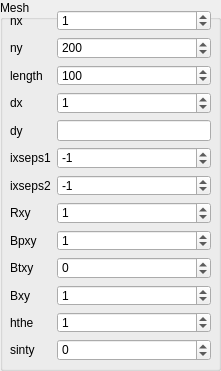
       <widget class="QGroupBox" name="groupBox_2">
        <property name="geometry">
         <rect>
          <x>30</x>
          <y>200</y>
          <width>221</width>
          <height>371</height>
         </rect>
        </property>
        <property name="title">
         <string>Mesh</string>
        </property>
        <widget class="QWidget" name="formLayoutWidget">
         <property name="geometry">
          <rect>
           <x>10</x>
           <y>10</y>
           <width>201</width>
           <height>351</height>
          </rect>
         </property>
         <layout class="QFormLayout" name="formLayout">
          <property name="fieldGrowthPolicy">
           <enum>QFormLayout::AllNonFixedFieldsGrow</enum>
          </property>
          <item row="0" column="0">
           <widget class="QLabel" name="label">
            <property name="text">
             <string>nx</string>
            </property>
           </widget>
          </item>
          <item row="0" column="1">
           <widget class="QSpinBox" name="nxSpin">
            <property name="toolTip">
             <string>Number of radial points</string>
            </property>
            <property name="value">
             <number>1</number>
            </property>
           </widget>
          </item>
          <item row="1" column="0">
           <widget class="QLabel" name="label_2">
            <property name="text">
             <string>ny</string>
            </property>
           </widget>
          </item>
          <item row="1" column="1">
           <widget class="QSpinBox" name="nySpin">
            <property name="toolTip">
             <string>Resolution along field-line</string>
            </property>
            <property name="maximum">
             <number>100000</number>
            </property>
            <property name="singleStep">
             <number>1</number>
            </property>
            <property name="value">
             <number>200</number>
            </property>
           </widget>
          </item>
          <item row="2" column="0">
           <widget class="QLabel" name="label_3">
            <property name="text">
             <string>length</string>
            </property>
           </widget>
          </item>
          <item row="2" column="1">
           <widget class="QSpinBox" name="lengthSpin">
            <property name="toolTip">
             <string>Length of the domain in meters</string>
            </property>
            <property name="maximum">
             <number>1000</number>
            </property>
            <property name="value">
             <number>100</number>
            </property>
           </widget>
          </item>
          <item row="3" column="0">
           <widget class="QLabel" name="label_4">
            <property name="text">
             <string>dx</string>
            </property>
           </widget>
          </item>
          <item row="3" column="1">
           <widget class="QSpinBox" name="dxSpin">
            <property name="toolTip">
             <string>Radial grid spacing [m]</string>
            </property>
            <property name="value">
             <number>1</number>
            </property>
           </widget>
          </item>
          <item row="4" column="0">
           <widget class="QLabel" name="label_5">
            <property name="text">
             <string>dy</string>
            </property>
           </widget>
          </item>
          <item row="4" column="1">
           <widget class="QLineEdit" name="dyLine"/>
          </item>
          <item row="5" column="0">
           <widget class="QLabel" name="label_6">
            <property name="text">
             <string>ixseps1</string>
            </property>
           </widget>
          </item>
          <item row="5" column="1">
           <widget class="QSpinBox" name="ixseps1Spin">
            <property name="toolTip">
             <string>Branch-cut indices, specifying that the grid is in the SOL</string>
            </property>
            <property name="minimum">
             <number>-50</number>
            </property>
            <property name="maximum">
             <number>50</number>
            </property>
            <property name="value">
             <number>-1</number>
            </property>
           </widget>
          </item>
          <item row="6" column="0">
           <widget class="QLabel" name="label_7">
            <property name="text">
             <string>ixseps2</string>
            </property>
           </widget>
          </item>
          <item row="6" column="1">
           <widget class="QSpinBox" name="ixseps2Spin">
            <property name="toolTip">
             <string>Branch-cut indices, specifying that the grid is in the SOL</string>
            </property>
            <property name="minimum">
             <number>-50</number>
            </property>
            <property name="maximum">
             <number>50</number>
            </property>
            <property name="value">
             <number>-1</number>
            </property>
           </widget>
          </item>
          <item row="7" column="0">
           <widget class="QLabel" name="label_8">
            <property name="text">
             <string>Rxy</string>
            </property>
           </widget>
          </item>
          <item row="7" column="1">
           <widget class="QSpinBox" name="rxySpin">
            <property name="toolTip">
             <string>Make the field-aligned metric tensor an identity metric</string>
            </property>
            <property name="minimum">
             <number>-50</number>
            </property>
            <property name="value">
             <number>1</number>
            </property>
           </widget>
          </item>
          <item row="8" column="0">
           <widget class="QLabel" name="label_9">
            <property name="text">
             <string>Bpxy</string>
            </property>
           </widget>
          </item>
          <item row="8" column="1">
           <widget class="QSpinBox" name="bpxySpin">
            <property name="toolTip">
             <string>Make the field-aligned metric tensor an identity metric</string>
            </property>
            <property name="minimum">
             <number>-50</number>
            </property>
            <property name="value">
             <number>1</number>
            </property>
           </widget>
          </item>
          <item row="9" column="0">
           <widget class="QLabel" name="label_10">
            <property name="text">
             <string>Btxy</string>
            </property>
           </widget>
          </item>
          <item row="9" column="1">
           <widget class="QSpinBox" name="btxySpin">
            <property name="toolTip">
             <string>Make the field-aligned metric tensor an identity metric</string>
            </property>
            <property name="minimum">
             <number>-50</number>
            </property>
           </widget>
          </item>
          <item row="10" column="0">
           <widget class="QLabel" name="label_11">
            <property name="text">
             <string>Bxy</string>
            </property>
           </widget>
          </item>
          <item row="10" column="1">
           <widget class="QSpinBox" name="bxySpin">
            <property name="toolTip">
             <string>Make the field-aligned metric tensor an identity metric</string>
            </property>
            <property name="minimum">
             <number>-50</number>
            </property>
            <property name="value">
             <number>1</number>
            </property>
           </widget>
          </item>
          <item row="11" column="0">
           <widget class="QLabel" name="label_12">
            <property name="text">
             <string>hthe</string>
            </property>
           </widget>
          </item>
          <item row="11" column="1">
           <widget class="QSpinBox" name="htheSpin">
            <property name="toolTip">
             <string>Make the field-aligned metric tensor an identity metric</string>
            </property>
            <property name="minimum">
             <number>-50</number>
            </property>
            <property name="value">
             <number>1</number>
            </property>
           </widget>
          </item>
          <item row="12" column="0">
           <widget class="QLabel" name="label_13">
            <property name="text">
             <string>sinty</string>
            </property>
           </widget>
          </item>
          <item row="12" column="1">
           <widget class="QSpinBox" name="sintySpin">
            <property name="toolTip">
             <string>Make the field-aligned metric tensor an identity metric</string>
            </property>
            <property name="minimum">
             <number>-50</number>
            </property>
           </widget>
          </item>
         </layout>
        </widget>
       </widget>
